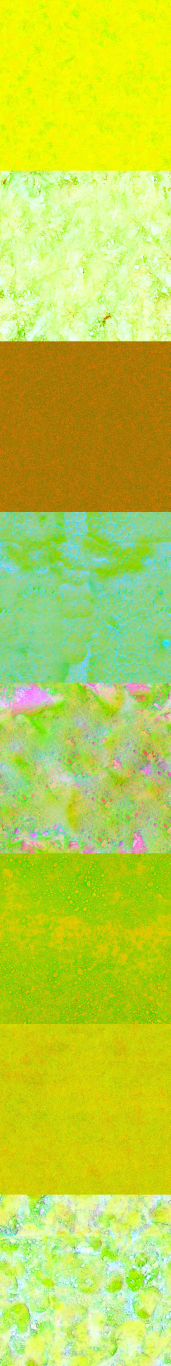
#> input picture assets/terrain/desert_data.webp, 1024 x 8192 px (shown at 1/6 size)
$ python -i glb_post.py   (imports and definitions only)
#> lines starting #> are read from the running program, lines starting #| are printed output that depends on the picture
"""Rewrite a Blender-exported GLB so its materials reference the SHARED texture library by relative URI.
Materials named 'kit:<id>' or 'kit:<id>~rrggbb' (sRGB tint) are rebuilt from lib/materials.json:
  baseColor/normal/ARM(metallicRoughness) on TEXCOORD_0 (shared, external URI),
  occlusionTexture = per-asset baked AO on TEXCOORD_1 (embedded JPEG), KHR_materials_specular where set,
  alphaMode BLEND for decals. Pure Python (json/struct/PIL) - runs inside Blender or standalone.
CLI: python3 glb_post.py in.glb [--ao ao.png] [--res 1k|2k] [--webp] [--lib-url URL_PREFIX]"""
import gzip, json, os, struct, io, sys

KIT = os.path.dirname(os.path.dirname(os.path.abspath(__file__)))
LIB = os.path.join(KIT, 'lib')


# [31 lines left out: functions read_glb, write_glb, not called in this run]


def s2l(c):
    return c / 12.92 if c <= 0.04045 else ((c + 0.055) / 1.055) ** 2.4


def ao_jpeg(png, max_px=1024, q=82):
#> called with max_px = 1024, q = 82
    from PIL import Image, ImageFilter
    im = Image.open(png).convert('L')
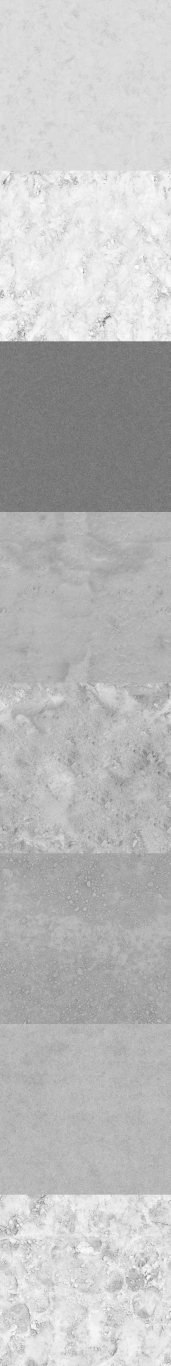
#> im: PIL image 1024x8192 L (shown at 1/6 size); min 35, max 255, mean 187.9
    if im.size[0] > max_px:
        im = im.resize((max_px, max_px), Image.LANCZOS)
    im = im.filter(ImageFilter.GaussianBlur(0.6))
    bio = io.BytesIO()
    im.save(bio, 'JPEG', quality=q, optimize=True)
    return bio.getvalue()


# [103 lines left out: function rewrite, not called in this run]


# [12 lines not run here, left out]

>>> result = ao_jpeg('../../../../assets/terrain/desert_data.webp')

$ run again, on assets/terrain/bark_normal.half.webp
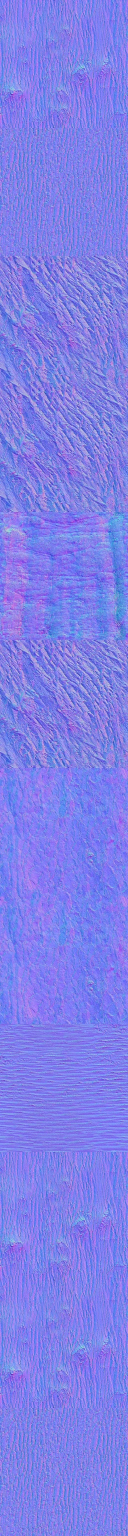
#> input picture assets/terrain/bark_normal.half.webp, 256 x 3072 px (shown at 1/2 size)
#> in ao_jpeg, `im = Image.open(png).convert('L')`:
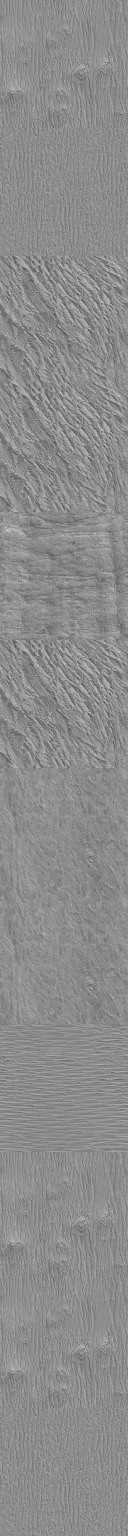
#> im: PIL image 256x3072 L (shown at 1/2 size); min 61, max 211, mean 139.5
